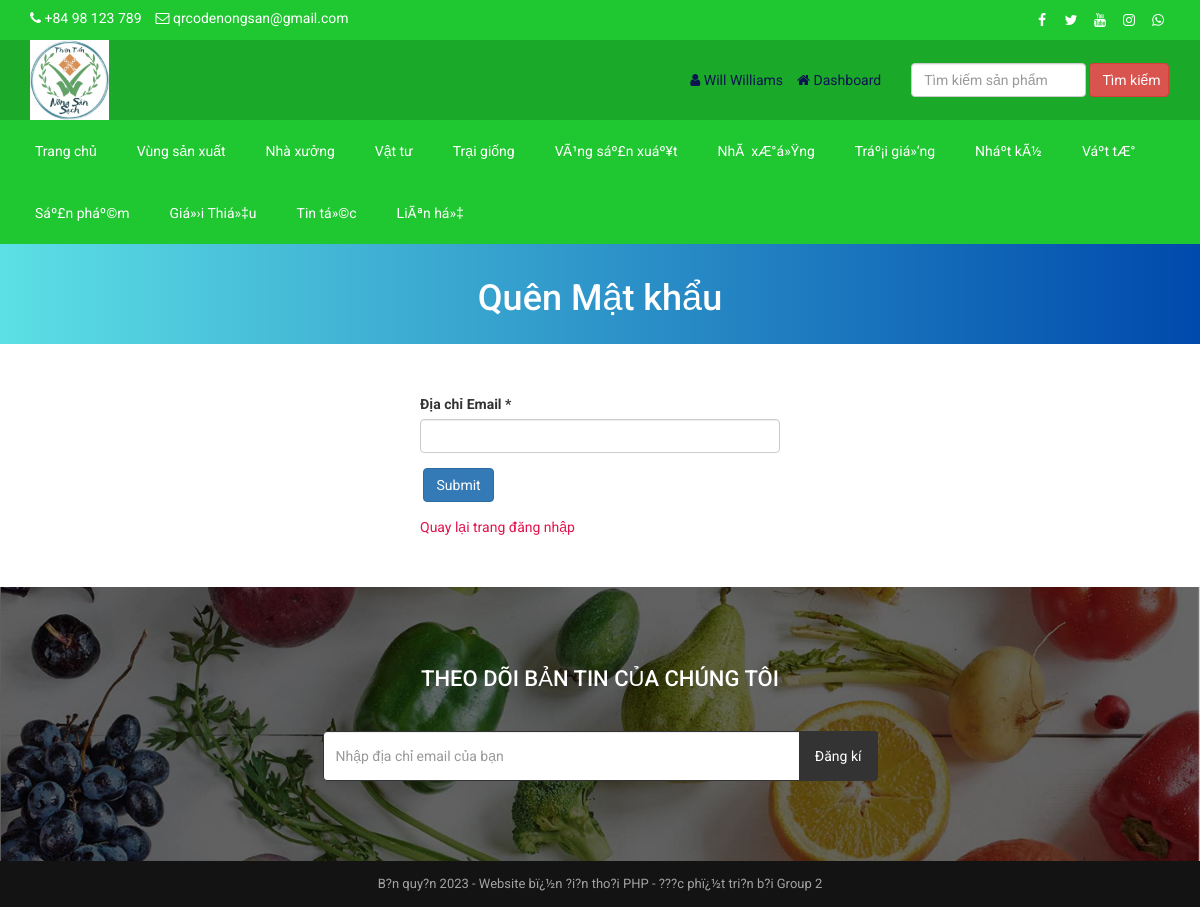
Page /forget-password.php (signed in) on the earlier database version.
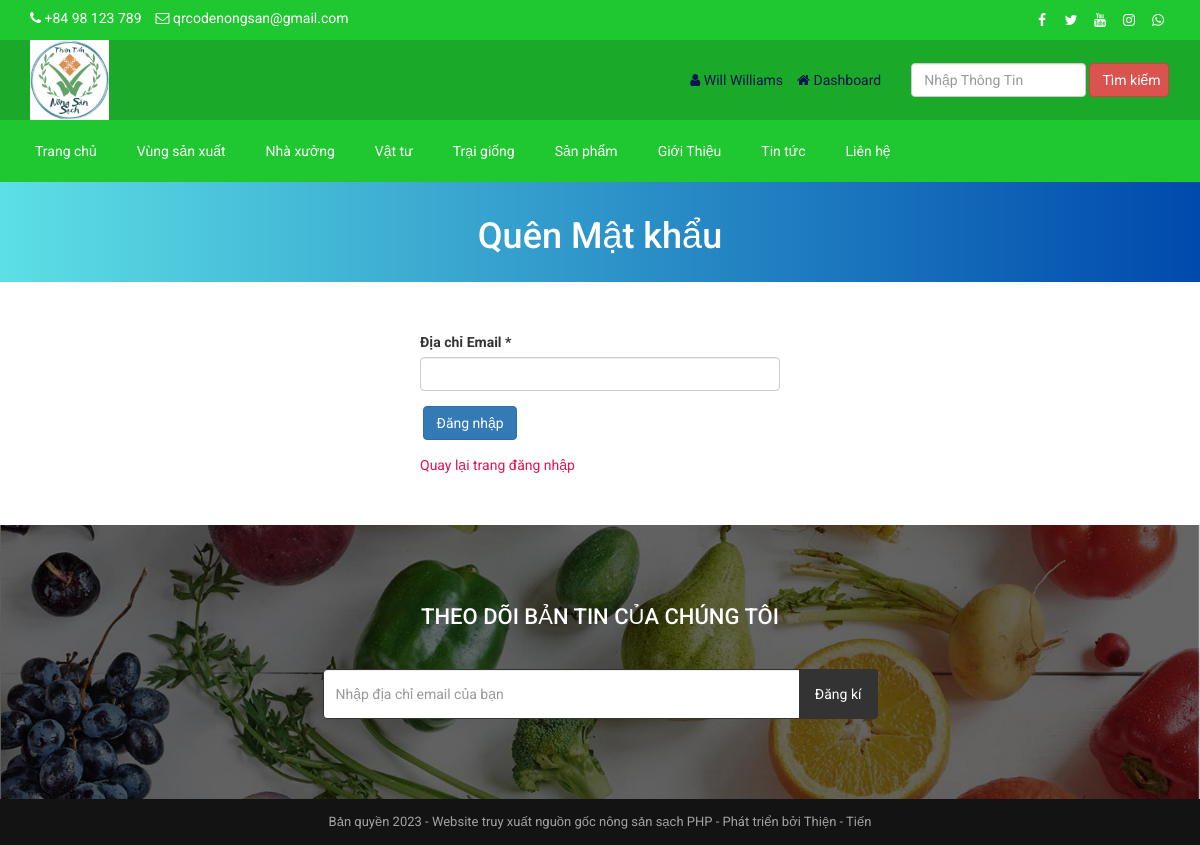
Same page on the later database version.
### tables this page shows
CREATE TABLE `tbl_social` (
  `social_id` int(11) NOT NULL,
  `social_name` varchar(30) NOT NULL,
  `social_url` varchar(255) NOT NULL,
  `social_icon` varchar(30) NOT NULL
);

CREATE TABLE `tbl_top_category` (
  `tcat_id` int(11) NOT NULL,
  `tcat_name` varchar(255) NOT NULL,
  `show_on_menu` int(1) NOT NULL
);

CREATE TABLE `tbl_page` (
  `id` int(11) NOT NULL,
  `about_title` varchar(255) NOT NULL,
  `about_content` mediumtext NOT NULL,
  `about_banner` varchar(255) NOT NULL,
  `about_meta_title` varchar(255) NOT NULL,
  `about_meta_keyword` mediumtext NOT NULL,
  `about_meta_description` mediumtext NOT NULL,
  `faq_title` varchar(255) NOT NULL,
  `faq_banner` varchar(255) NOT NULL,
  `faq_meta_title` varchar(255) NOT NULL,
  `faq_meta_keyword` mediumtext NOT NULL,
  `faq_meta_description` mediumtext NOT NULL,
  `blog_title` varchar(255) NOT NULL,
  `blog_banner` varchar(255) NOT NULL,
  `blog_meta_title` varchar(255) NOT NULL,
  `blog_meta_keyword` mediumtext NOT NULL,
  `blog_meta_description` mediumtext NOT NULL,
  `contact_title` varchar(255) NOT NULL,
  `contact_banner` varchar(255) NOT NULL,
  `contact_meta_title` varchar(255) NOT NULL,
  `contact_meta_keyword` mediumtext NOT NULL,
  `contact_meta_description` mediumtext NOT NULL,
  `pgallery_title` varchar(255) NOT NULL,
  `pgallery_banner` varchar(255) NOT NULL,
  `pgallery_meta_title` varchar(255) NOT NULL,
  `pgallery_meta_keyword` mediumtext NOT NULL,
  `pgallery_meta_description` mediumtext NOT NULL,
  `vgallery_title` varchar(255) NOT NULL,
  `vgallery_banner` varchar(255) NOT NULL,
  `vgallery_meta_title` varchar(255) NOT NULL,
  `vgallery_meta_keyword` mediumtext NOT NULL,
  `vgallery_meta_description` mediumtext NOT NULL
);

CREATE TABLE `tbl_settings` (
  `id` int(11) NOT NULL,
  `logo` varchar(100) NOT NULL,
  `favicon` varchar(100) NOT NULL,
  `footer_about` mediumtext NOT NULL,
  `footer_copyright` mediumtext NOT NULL,
  `contact_address` mediumtext NOT NULL,
  `contact_email` varchar(100) NOT NULL,
  `contact_phone` varchar(100) NOT NULL,
  `contact_fax` varchar(100) NOT NULL,
  `contact_map_iframe` mediumtext NOT NULL,
  `receive_email` varchar(100) NOT NULL,
  `receive_email_subject` varchar(100) NOT NULL,
  `receive_email_thank_you_message` mediumtext NOT NULL,
  `forget_password_message` mediumtext NOT NULL,
  `total_recent_post_footer` int(10) NOT NULL,
  `total_popular_post_footer` int(10) NOT NULL,
  `total_recent_post_sidebar` int(11) NOT NULL,
  `total_popular_post_sidebar` int(11) NOT NULL,
  `total_featured_product_home` int(11) NOT NULL,
  `total_latest_product_home` int(11) NOT NULL,
  `total_popular_product_home` int(11) NOT NULL,
  `meta_title_home` mediumtext NOT NULL,
  `meta_keyword_home` mediumtext NOT NULL,
  `meta_description_home` mediumtext NOT NULL,
  `banner_login` varchar(100) NOT NULL,
  `banner_registration` varchar(100) NOT NULL,
  `banner_forget_password` varchar(100) NOT NULL,
  `banner_reset_password` varchar(100) NOT NULL,
  `banner_search` varchar(100) NOT NULL,
  `banner_cart` varchar(100) NOT NULL,
  `banner_checkout` varchar(100) NOT NULL,
  `banner_product_category` varchar(100) NOT NULL,
  `banner_blog` varchar(100) NOT NULL,
  `cta_title` varchar(100) NOT NULL,
  `cta_content` mediumtext NOT NULL,
  `cta_read_more_text` varchar(100) NOT NULL,
  `cta_read_more_url` varchar(100) NOT NULL,
  `cta_photo` varchar(100) NOT NULL,
  `featured_product_title` varchar(100) NOT NULL,
  `featured_product_subtitle` varchar(100) NOT NULL,
  `latest_product_title` varchar(100) NOT NULL,
  `latest_product_subtitle` varchar(100) NOT NULL,
  `popular_product_title` varchar(100) NOT NULL,
  `popular_product_subtitle` varchar(100) NOT NULL,
  `testimonial_title` varchar(100) NOT NULL,
  `testimonial_subtitle` varchar(100) NOT NULL,
  `testimonial_photo` varchar(100) NOT NULL,
  `blog_title` varchar(100) NOT NULL,
  `blog_subtitle` varchar(100) NOT NULL,
  `newsletter_text` mediumtext NOT NULL,
  `paypal_email` varchar(100) NOT NULL,
  `stripe_public_key` varchar(100) NOT NULL,
  `stripe_secret_key` varchar(100) NOT NULL,
  `bank_detail` mediumtext NOT NULL,
  `before_head` mediumtext NOT NULL,
  `after_body` mediumtext NOT NULL,
  `before_body` mediumtext NOT NULL,
  `home_service_on_off` int(11) NOT NULL,
  `home_welcome_on_off` int(11) NOT NULL,
  `home_featured_product_on_off` int(11) NOT NULL,
  `home_latest_product_on_off` int(11) NOT NULL,
  `home_popular_product_on_off` int(11) NOT NULL,
  `home_testimonial_on_off` int(11) NOT NULL,
  `home_blog_on_off` int(11) NOT NULL,
  `newsletter_on_off` int(11) NOT NULL,
  `ads_above_welcome_on_off` int(1) NOT NULL,
  `ads_above_featured_product_on_off` int(1) NOT NULL,
  `ads_above_latest_product_on_off` int(1) NOT NULL,
  `ads_above_popular_product_on_off` int(1) NOT NULL,
  `ads_above_testimonial_on_off` int(1) NOT NULL,
  `ads_category_sidebar_on_off` int(1) NOT NULL
);

### forget-password.php (the view, shortened to what the changed rows need)
<?php require_once('header1.php'); ?>
<?php
$statement = $pdo->prepare("SELECT * FROM tbl_settings WHERE id=1");
$statement->execute();
$result = $statement->fetchAll(PDO::FETCH_ASSOC);
foreach ($result as $row) {
    $banner_forget_password = $row['banner_forget_password'];
}
?>
<div class="page-banner" style="background-color:#444;background-image: url(assets/uploads/<?php echo $banner_forget_password; ?>);">
    <div class="inner">
        <h1><?php echo LANG_VALUE_97; ?></h1>
    </div>
</div>
<div class="page">
    <div class="container">
        <div class="row">
            <div class="col-md-12">
                <div class="user-content">
                    <form action="" method="post">
                        <div class="row">
                            <div class="col-md-4">
                                <div class="form-group">
                                    <input type="submit" class="btn btn-primary" value="<?php echo LANG_VALUE_4; ?>" name="form1">
                                </div>
                            </div>
                        </div>
                    </form>
                </div>
            </div>
        </div>
    </div>
</div>
<?php require_once('footer.php'); ?>

### header1.php (shortened to what the changed rows need)
<?php
include("admin/inc/config.php");
$statement = $pdo->prepare("SELECT * FROM tbl_settings WHERE id=1");
$statement->execute();
$result = $statement->fetchAll(PDO::FETCH_ASSOC);
foreach ($result as $row)
{
	$logo = $row['logo'];
	$contact_email = $row['contact_email'];
	$contact_phone = $row['contact_phone'];
}
?>
<!DOCTYPE html>
<html lang="en">
<head>
	<link rel="stylesheet" href="assets/css/bootstrap.min.css">
	<link rel="stylesheet" href="assets/css/font-awesome.min.css">
	<link rel="stylesheet" href="assets/css/owl.carousel.min.css">
	<link rel="stylesheet" href="assets/css/owl.theme.default.min.css">
	<link rel="stylesheet" href="assets/css/jquery.bxslider.min.css">
    <link rel="stylesheet" href="assets/css/magnific-popup.css">
    <link rel="stylesheet" href="assets/css/rating.css">
	<link rel="stylesheet" href="assets/css/spacing.css">
	<link rel="stylesheet" href="assets/css/bootstrap-touch-slider1.css">
	<link rel="stylesheet" href="assets/css/animate.min.css">
	<link rel="stylesheet" href="assets/css/tree-menu.css">
	<link rel="stylesheet" href="assets/css/select2.min.css">
	<link rel="stylesheet" href="assets/css/main.css">
	<link rel="stylesheet" href="assets/css/responsive.css">
	<?php
	$statement = $pdo->prepare("SELECT * FROM tbl_page WHERE id=1");
	$statement->execute();
	$result = $statement->fetchAll(PDO::FETCH_ASSOC);
		?>
</head>
<body>
<div class="top" style="background: #1fc730;">
	<div class="container">
		<div class="row">
			<div class="col-md-6 col-sm-6 col-xs-12">
				<div class="left">
					<ul>
						<li><i class="fa fa-phone"></i> <?php echo $contact_phone; ?></li>
						<li><i class="fa fa-envelope-o"></i> <?php echo $contact_email; ?></li>
					</ul>
				</div>
			</div>
			<div class="col-md-6 col-sm-6 col-xs-12">
				<div class="right">
					<ul>
						<?php
						$statement = $pdo->prepare("SELECT * FROM tbl_social");
						$statement->execute();
						$result = $statement->fetchAll(PDO::FETCH_ASSOC);
						foreach ($result as $row) {
							?>
							<?php if($row['social_url'] != ''): ?>
							<li><a href="<?php echo $row['social_url']; ?>"><i class="<?php echo $row['social_icon']; ?>"></i></a></li>
							<?php endif; ?>
							<?php
						}
						?>
					</ul>
				</div>
			</div>
		</div>
	</div>
</div>
<div class="header" style="background: #1aa929;">
	<div class="container">
		<div class="row inner">
			<div class="col-md-4 logo">
				<a href="index.php"><img src="assets/uploads/<?php echo $logo; ?>" alt="logo image"></a>
			</div>
			<div class="col-md-3 search-area">
				<form class="navbar-form navbar-left" role="search" action="search-result.php" method="get">
					<div class="form-group">
						<input type="text" class="form-control search-top" placeholder="<?php echo LANG_VALUE_2; ?>" name="search_text">
					</div>
				</form>
			</div>
		</div>
	</div>
</div>
<div class="nav" style="background: #1fc730;">
	<div class="container">
		<div class="row">
			<div class="col-md-12 pl_0 pr_0">
				<div class="menu-container">
					<div class="menu" style="background: #1fc730;">
						<ul>
							<?php
							$statement = $pdo->prepare("SELECT * FROM tbl_top_category WHERE show_on_menu=1");
							$statement->execute();
							$result = $statement->fetchAll(PDO::FETCH_ASSOC);
							foreach ($result as $row) {
								?>
								<li><a href="product-category.php?id=<?php echo $row['tcat_id']; ?>&type=top-category"><?php echo $row['tcat_name']; ?></a>
								</li>
								<?php
							}
							?>
							<?php
							$statement = $pdo->prepare("SELECT * FROM tbl_page WHERE id=1");
							$statement->execute();
							$result = $statement->fetchAll(PDO::FETCH_ASSOC);
							foreach ($result as $row) {
								$about_title = $row['about_title'];
								$faq_title = $row['faq_title'];
								$contact_title = $row['contact_title'];
							}
							?>
							<li><a href="about.php"><?php echo $about_title; ?></a></li>
							<li><a href="faq.php"><?php echo $faq_title; ?></a></li>
							<li><a href="contact.php"><?php echo $contact_title; ?></a></li>
						</ul>
					</div>
				</div>
			</div>
		</div>
	</div>
</div>

### footer.php (shortened to what the changed rows need)
<?php
$statement = $pdo->prepare("SELECT * FROM tbl_settings WHERE id=1");
$statement->execute();
$result = $statement->fetchAll(PDO::FETCH_ASSOC);
foreach ($result as $row)
{
	$footer_copyright = $row['footer_copyright'];
    $newsletter_on_off = $row['newsletter_on_off'];
}
?>
<?php if($newsletter_on_off == 1): ?>
<section class="home-newsletter" style="background-image: url('../nongsanquenha.com/img/footer2.jpg'); background-size: cover; background-position: center;">
	<div class="container">
		<div class="row">
			<div class="col-md-6 col-md-offset-3">
				<div class="single">
				<form action="" method="post">
					<h2><?php echo LANG_VALUE_93; ?></h2>
				</div>
			</div>
		</div>
	</div>
</section>
<?php endif; ?>
<div class="footer-bottom">
	<div class="container">
		<div class="row">
			<div class="col-md-12 copyright">
				<?php echo $footer_copyright; ?>
			</div>
		</div>
	</div>
</div>
</body>
</html>

Differences in the rows shown:
removed tbl_top_category: tcat_name "VÃ¹ng sáº£n xuáº¥t"
removed tbl_top_category: tcat_name "NhÃ xÆ°á»Ÿng"
removed tbl_top_category: tcat_name "Tráº¡i giá»‘ng"
removed tbl_top_category: tcat_name "Nháº­t kÃ½"
removed tbl_top_category: tcat_name "Váº­t tÆ°"
changed tbl_settings "qrcodenongsan@gmail.com": footer_copyright "B?n quy?n 2023 - Website bï¿½n ?i?n tho?i PHP - ???c phï¿½t tri?n b?i Group 2" → "Bản quyền 2023 - Website truy xuất nguồn gốc nông sản sạch PHP - Phát triển bởi Thiện - Tiến"
changed tbl_top_category: tcat_name "Sáº£n pháº©m" → "Sản phẩm"
changed tbl_page: about_title "Giá»›i Thiá»‡u" → "Giới Thiệu"; faq_title "Tin tá»©c" → "Tin tức"; contact_title "LiÃªn há»‡" → "Liên hệ"
Other differences:
form field search_text: "Tìm kiếm sản phẩm" → "Nhập Thông Tin"
form field form1: "Submit" → "Đăng nhập"
